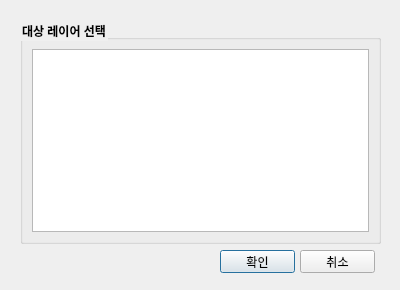
<?xml version="1.0" encoding="UTF-8"?>
<ui version="4.0">
 <class>Dialog</class>
 <widget class="QDialog" name="Dialog">
  <property name="geometry">
   <rect>
    <x>0</x>
    <y>0</y>
    <width>400</width>
    <height>290</height>
   </rect>
  </property>
  <property name="minimumSize">
   <size>
    <width>400</width>
    <height>290</height>
   </size>
  </property>
  <property name="maximumSize">
   <size>
    <width>400</width>
    <height>290</height>
   </size>
  </property>
  <property name="windowTitle">
   <string>주소 입력</string>
  </property>
  <property name="styleSheet">
   <string notr="true">QGroupBox { font-weight:bold; }</string>
  </property>
  <widget class="QGroupBox" name="groupBox">
   <property name="geometry">
    <rect>
     <x>20</x>
     <y>20</y>
     <width>361</width>
     <height>224</height>
    </rect>
   </property>
   <property name="title">
    <string>대상 레이어 선택</string>
   </property>
   <layout class="QGridLayout" name="gridLayout">
    <item row="0" column="0">
     <widget class="QListView" name="listView_Layers"/>
    </item>
   </layout>
  </widget>
  <widget class="QPushButton" name="pushButton_OK">
   <property name="geometry">
    <rect>
     <x>220</x>
     <y>250</y>
     <width>75</width>
     <height>23</height>
    </rect>
   </property>
   <property name="text">
    <string>확인</string>
   </property>
  </widget>
  <widget class="QPushButton" name="pushButton_Cancel">
   <property name="geometry">
    <rect>
     <x>300</x>
     <y>250</y>
     <width>75</width>
     <height>23</height>
    </rect>
   </property>
   <property name="text">
    <string>취소</string>
   </property>
  </widget>
 </widget>
 <resources/>
 <connections/>
</ui>
